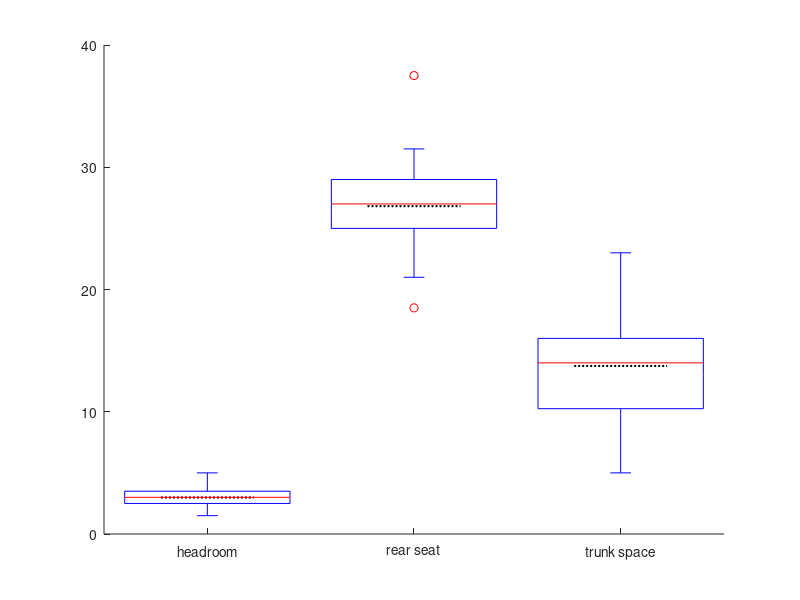

The MATLAB script that drew this image: (Note: this script raises an error after producing the figure.)
%% clear all variables
clear
close all
clc

%% load data
x = load('carc.txt');

frame = x(:,5:7); % extracts columns 5 to 7

m1 = mean(frame(:,1));
m2 = mean(frame(:,2));
m3 = mean(frame(:,3));

%% plot
hold on
line([0.775 1.225],[m1 m1],'Color','k','LineStyle',':','LineWidth',1.5)
line([1.775 2.225],[m2 m2],'Color','k','LineStyle',':','LineWidth',1.5)
line([2.775 3.225],[m3 m3],'Color','k','LineStyle',':','LineWidth',1.5)

bp = boxplot(frame,'Symbol','o','labels',{'headroom','rear seat','trunk space'});

set(bp(1:7,2),'LineWidth',1.5)
set(bp(1:6,[1,3]),'LineWidth',1.5)

title('Boxplot (Car Data)')
hold off
